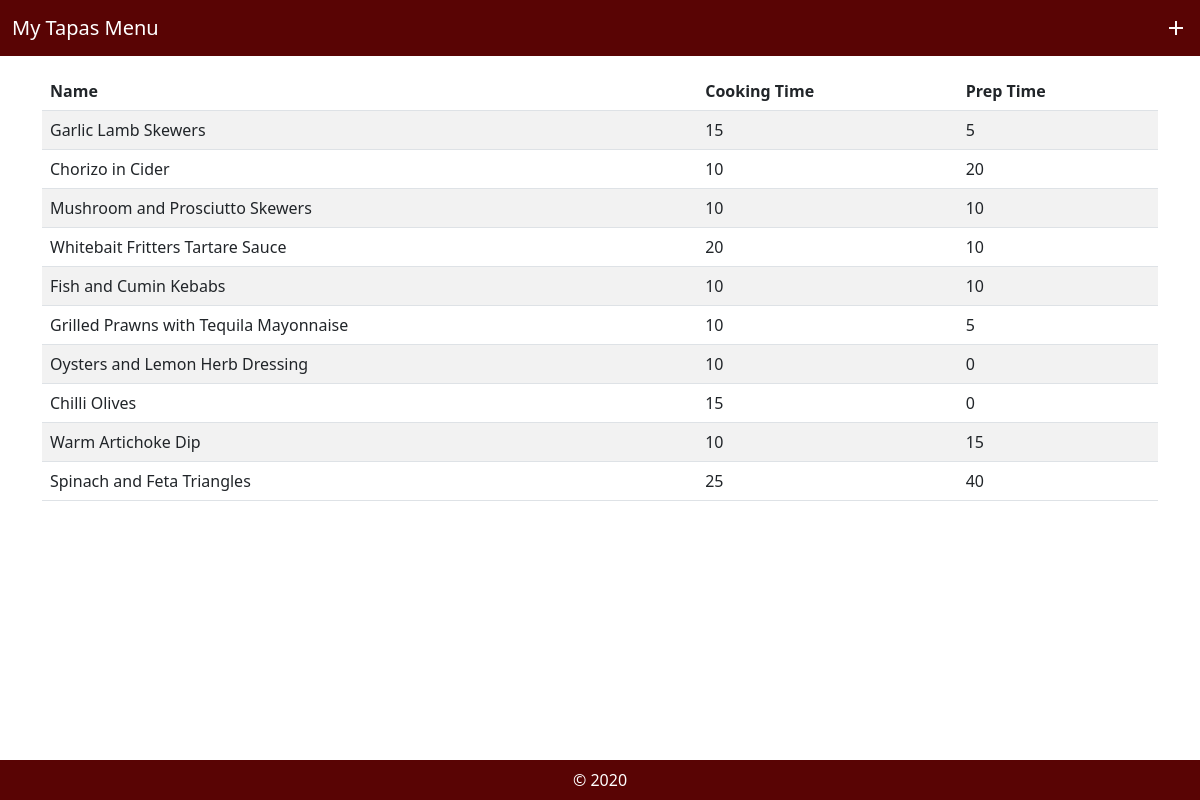
Page /basic_list on the committed database.
### tapasapp/models.py (models this page shows, shortened)
class Dish(models.Model):
    name = models.CharField(max_length=300)
    prep_time = models.IntegerField()
    cook_time = models.IntegerField()
    objects = models.Manager()

### tapasapp/views.py (the view)
# urls.py: path('basic_list', views.view_basic_list, name='view_basic_list'),
def view_basic_list(request):
    dish_objects = Dish.objects.all()
    return render(request, 'tapasapp/basic_list.html', {'dishes':dish_objects})

### tapasapp/templates/tapasapp/basic_list.html (shortened to what this page needs)
{% load static %}
<html>
    <head>
        <link rel="stylesheet" href="{% static '/bootstrap/css/bootstrap.min.css' %}">
        <link rel="stylesheet" href="{% static '/bootstrap/css/custom.css' %}">
    </head>
    <body>
        <nav class="navbar navbar-dark bg-custom mb-3 sticky-top" style="background-color: #590404;">
            <div class="container-fluid">
                <a class="navbar-brand mb-0" href="{% url 'view_menu' %}">My Tapas Menu</span> </a>
                <a href="" style="color:white"><i class="material-icons">add</i></a>
            </div>
        </nav>
        <div class="container">
            <div class="row">
                <div class="col-12">
                    <table class="table table-striped">
                        <thead>
                            <th scope="col"> Name </th>
                            <th scope="col"> Cooking Time </th>
                            <th scope="col"> Prep Time </th>
                        </thead>
                        <tbody>
                            {% for d in dishes %}
                            <tr>
                                <td> {{ d.name }} </td>
                                <td> {{ d.prep_time }} </td>
                                <td> {{ d.cook_time }} </td>
                            </tr>
                            {% endfor %}
                        </tbody>
                    </table>
                </div>
            </div>
        </div>
        <footer class="footer bg-custom" style="background-color: #590404;">
            <div class="container">&copy; 2020</div>
        </footer>
    </body>
</html>

### rows in the picture
Dish: name "Garlic Lamb Skewers", prep_time "15", cook_time "5"
Dish: name "Chorizo in Cider", prep_time "10", cook_time "20"
Dish: name "Mushroom and Prosciutto Skewers", prep_time "10", cook_time "10"
Dish: name "Whitebait Fritters Tartare Sauce", prep_time "20", cook_time "10"
Dish: name "Fish and Cumin Kebabs", prep_time "10", cook_time "10"
Dish: name "Grilled Prawns with Tequila Mayonnaise", prep_time "10", cook_time "5"
Dish: name "Oysters and Lemon Herb Dressing", prep_time "10", cook_time "0"
Dish: name "Chilli Olives", prep_time "15", cook_time "0"
Dish: name "Warm Artichoke Dip", prep_time "10", cook_time "15"
Dish: name "Spinach and Feta Triangles", prep_time "25", cook_time "40"
